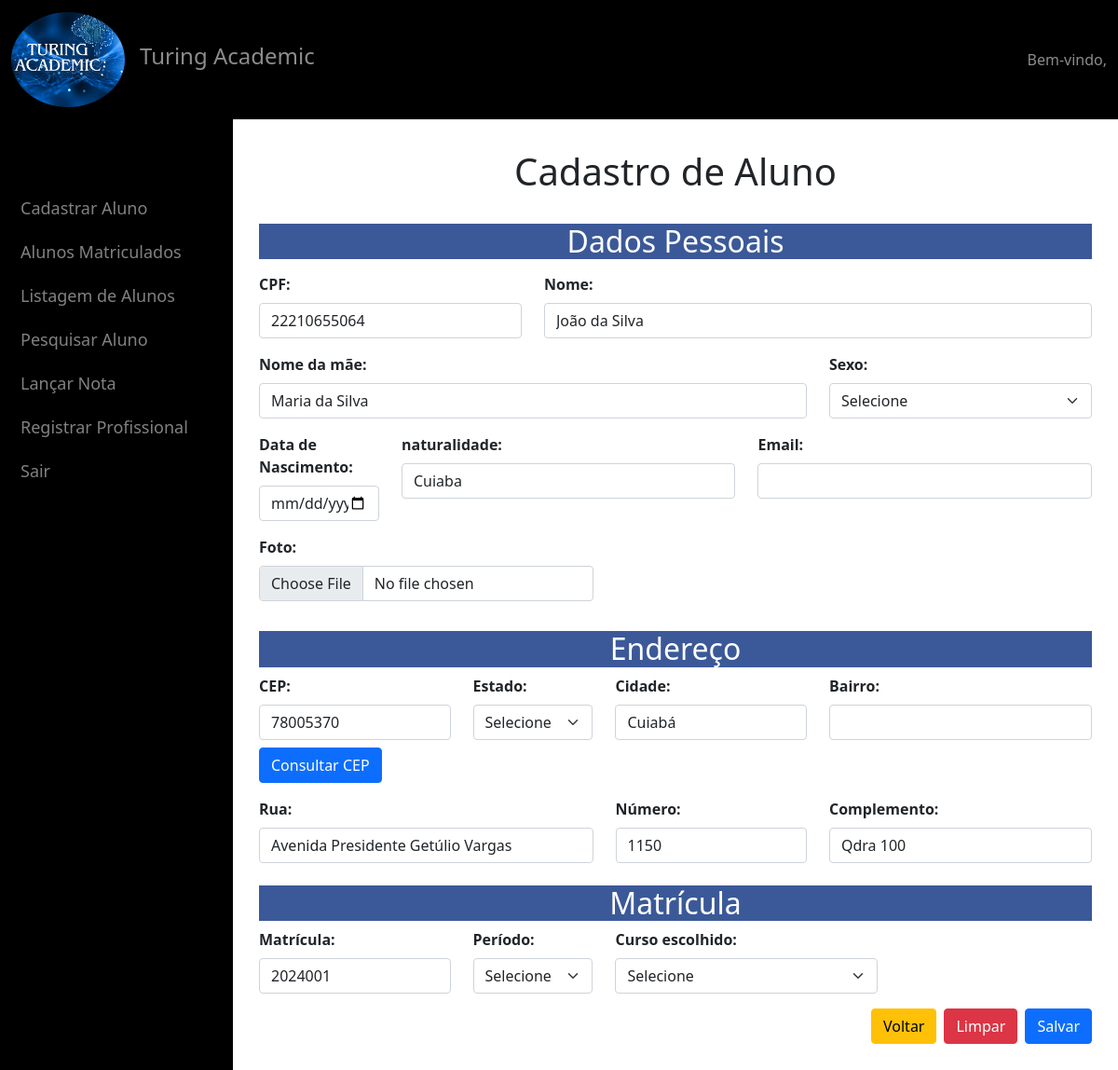
The app's page /formulario_update/1 with its own data.
### meuapp/models.py (models this page shows)
class Aluno(models.Model):
    id = models.AutoField(primary_key=True)
    cpf = models.IntegerField()
    nome = models.TextField()
    data_nasc = models.DateField()
    sexo = models.TextField()
    nome_mae = models.TextField()
    naturalidade = models.TextField()
    data = models.DateField()
    image = models.ImageField(upload_to="imagens/")
    cep = models.CharField(max_length=8, blank=True, null=True)
    rua = models.TextField()
    bairro = models.TextField()
    numero = models.IntegerField(null=True, blank=True)
    complemento = models.TextField()
    cidade = models.TextField()
    uf = models.TextField()
    matricula = models.TextField()
    periodo = models.TextField()
    curso = models.TextField()

### meuapp/views.py (the view, shortened to what this page needs)
# urls.py: path('formulario_update/<int:id>', views.formulario_update, name="formulario_update"),
def formulario_update(request, id):
    pessoa = Aluno.objects.get(id=id)
    return render(request, 'formulario_update.html', {'pessoa': pessoa})

### meuapp/templates/formulario_update.html (shortened to what this page needs)
{% extends 'base.html' %}
{% block conteudo %}
<br>
<br>
<br>
<br>
<div class="container mt-5">
    <h1 style="text-align: center;">Cadastro de Aluno</h1>
    <br>
    <form method="POST" enctype="multipart/form-data" onsubmit="return validarForm()">
        <div class="row mb-3">
            <div class="col-md-12">
                <h2 style="background-color: #3b5998; color: white; text-align: center; margin-bottom: 15px;">Dados
                    Pessoais</h2>
                <div class="row">
                    <div class="col-md-4 mb-3">
                        <label for="cpf" class="form-label text-black"><strong>CPF:</strong></label>
                        <input type="text" name="cpf" id="cpf" class="form-control" required value="{{pessoa.cpf}}">
                    </div>
                    <div class="col-md-8 mb-3">
                        <label for="nome" class="form-label text-black"><strong>Nome:</strong></label>
                        <input type="text" name="nome" id="nome" class="form-control" required value="{{pessoa.nome}}">
                    </div>
                    <div class="col-md-8 mb-3">
                        <label for="nome_mae" class="form-label text-black"><strong>Nome da mãe:</strong></label>
                        <input type="text" name="nome_mae" id="nome_mae" class="form-control" required value="{{pessoa.nome_mae}}">
                    </div>
                    <div class="col-md-4 mb-3">
                        <label for="sexo" class="form-label text-black"><strong>Sexo:</strong></label>
                        <select name="sexo" id="sexo" class="form-select" required value="{{pessoa.sexo}}">
                            <option value="">Selecione</option>
                        </select>
                    </div>
                    <div class="col-md-2 mb-3">
                        <label for="data_nasc" class="form-label text-black"><strong>Data de
                                Nascimento:</strong></label>
                        <input type="date" name="data_nasc" id="data_nasc" class="form-control" required value="{{pessoa.data_nasc}}">
                    </div>
                    <div class="col-md-5 mb-3">
                        <label for="naturalidade" class="form-label text-black"><strong>naturalidade:</strong></label>
                        <input type="text" name="naturalidade" id="naturalidade" class="form-control" value="{{pessoa.naturalidade}}">
                    </div>
                    <div class="col-md-5 mb-3">
                        <label for="email" class="form-label text-black"><strong>Email:</strong></label>
                        <input type="email" name="email" id="email" class="form-control" value="{{pessoa.email}}">
                    </div>
                    <div class="col-md-5 mb-3">
                        <label for="image" class="form-label text-black"><strong>Foto:</strong></label>
                        <input type="file" name="image" id="image" class="form-control" accept="image/*" required value="{{pessoa.image}}">
                    </div>
                </div>
            </div>
        </div>
        <div class="mb-3">
            <h2 style="background-color: #3b5998; color: white; text-align: center;">Endereço</h2>
            <div class="row">
                <div class="col-md-3">
                    <label for="cep" class="form-label text-black"><strong>CEP:</strong></label>
                    <input type="text" name="cep" id="cep" class="form-control" maxlength="8" onblur="consultarCEP()" required value="{{pessoa.cep}}">
                    <button type="button" class="btn btn-primary mt-2" onclick="consultarCEP()">Consultar CEP</button>
                </div>
                <div class="col-md-2">
                    <label for="uf" class="form-label text-black"><strong>Estado:</strong></label>
                    <select name="uf" id="uf" class="form-select" required value="{{pessoa.uf}}">
                        <option value="">Selecione</option>
                    </select>
                </div>
                <div class="col-md-3">
                    <label for="cidade" class="form-label text-black"><strong>Cidade:</strong></label>
                    <input type="text" name="cidade" id="cidade" class="form-control" required value="{{pessoa.cidade}}">
                </div>
                <div class="col-md-4">
                    <label for="bairro" class="form-label text-black"><strong>Bairro:</strong></label>
                    <input type="text" name="bairro" id="bairro" class="form-control" required value="{{pessoa.bairro}}">
                </div>
            </div>
            <div class="row mt-3">
                <div class="col-md-5">
                    <label for="rua" class="form-label text-black"><strong>Rua:</strong></label>
                    <input type="text" name="rua" id="rua" class="form-control" required value="{{pessoa.rua}}">
                </div>
                    <div class="col-md-3">
                        <label for="numero" class="form-label text-black"><strong>Número:</strong></label>
                        <input type="number" name="numero" id="numero" class="form-control" value="{{pessoa.numero}}">
                    </div>
            <div class="col-md-4">
                <label for="complemento" class="form-label text-black"><strong>Complemento:</strong></label>
                <input type="text" name="complemento" id="complemento" class="form-control" value="{{pessoa.complemento}}">
            </div>
        </div>
        <br>
        <div class="mb-3">
            <h2 style="background-color: #3b5998; color: white; text-align: center;">Matrícula</h2>
            <div class="row">
                <div class="col-md-3">
                    <label for="matricula" class="form-label text-black"><strong>Matrícula:</strong></label>
                    <input type="number" name="matricula" id="matricula" class="form-control" required value="{{pessoa.matricula}}">
                </div>
                <div class="col-md-2">
                    <label for="periodo" class="form-label text-black"><strong>Período:</strong></label>
                    <select name="periodo" id="periodo" class="form-select" required value="{{pessoa.periodo}}">
                        <option value="">Selecione</option>
                    </select>
                </div>
                <div class="col-md-4">
                    <label for="curso" class="form-label text-black"><strong>Curso escolhido:</strong></label>
                    <select name="curso" id="curso" class="form-select" required value="{{pessoa.curso}}">
                        <option value="">Selecione</option>
                    </select>
                </div>
            </div>
        </div>
        <div class="d-grid gap-2 d-md-flex justify-content-md-end">
            <br>
            <a class="btn btn-warning" type="submit" href="/">Voltar</a>
            <button type="reset" class="btn btn-danger">Limpar</button>
            <button type="submit" class="btn btn-primary">Salvar</button>
        </div>
    </form>
</div>
{% endblock %}

### records on screen
Aluno: cpf "22210655064", nome "João da Silva", nome_mae "Maria da Silva", naturalidade "Cuiaba", cep "78005370", cidade "Cuiabá", rua "Avenida Presidente Getúlio Vargas", numero "1150", complemento "Qdra 100", matricula "2024001"
